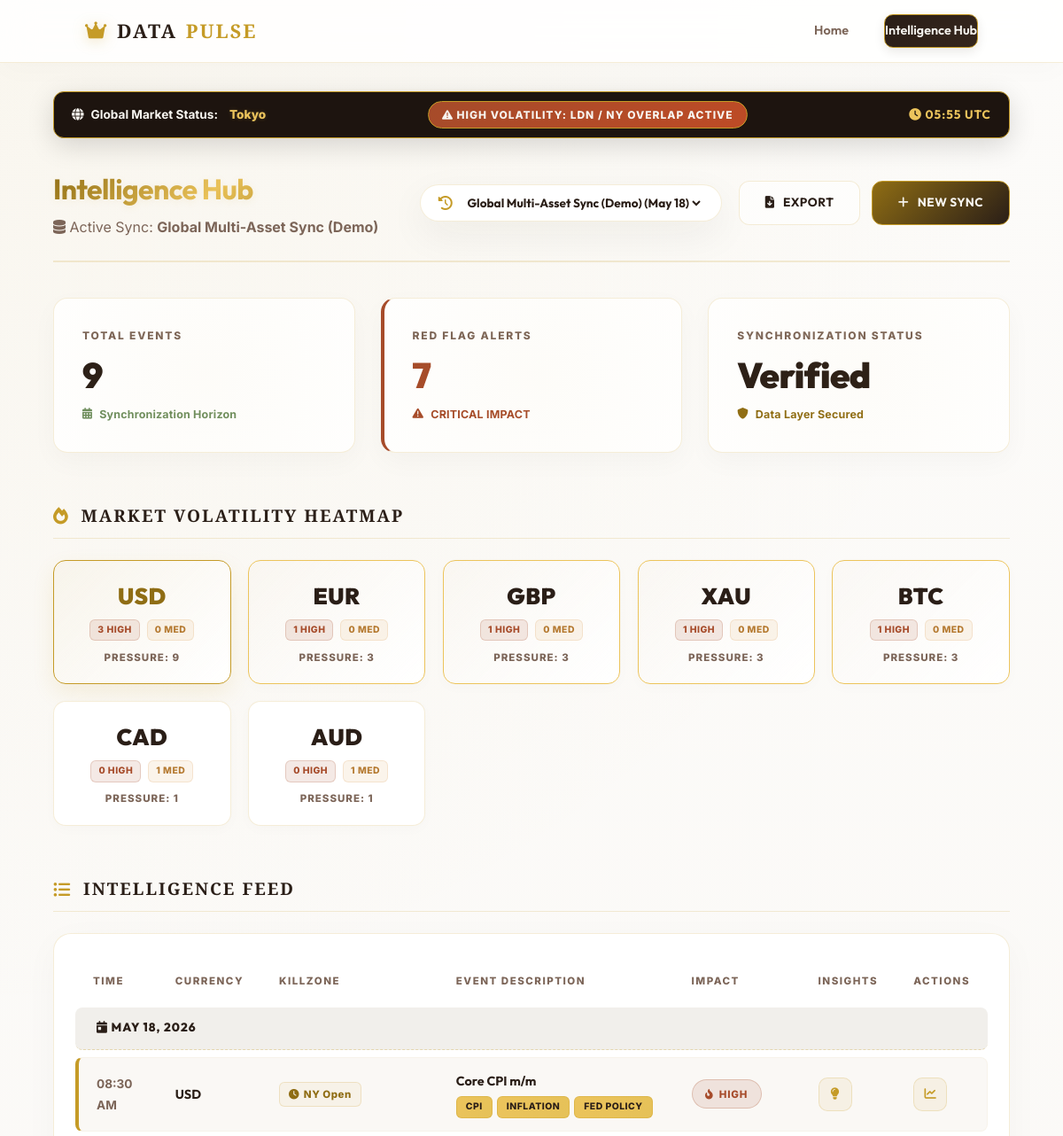
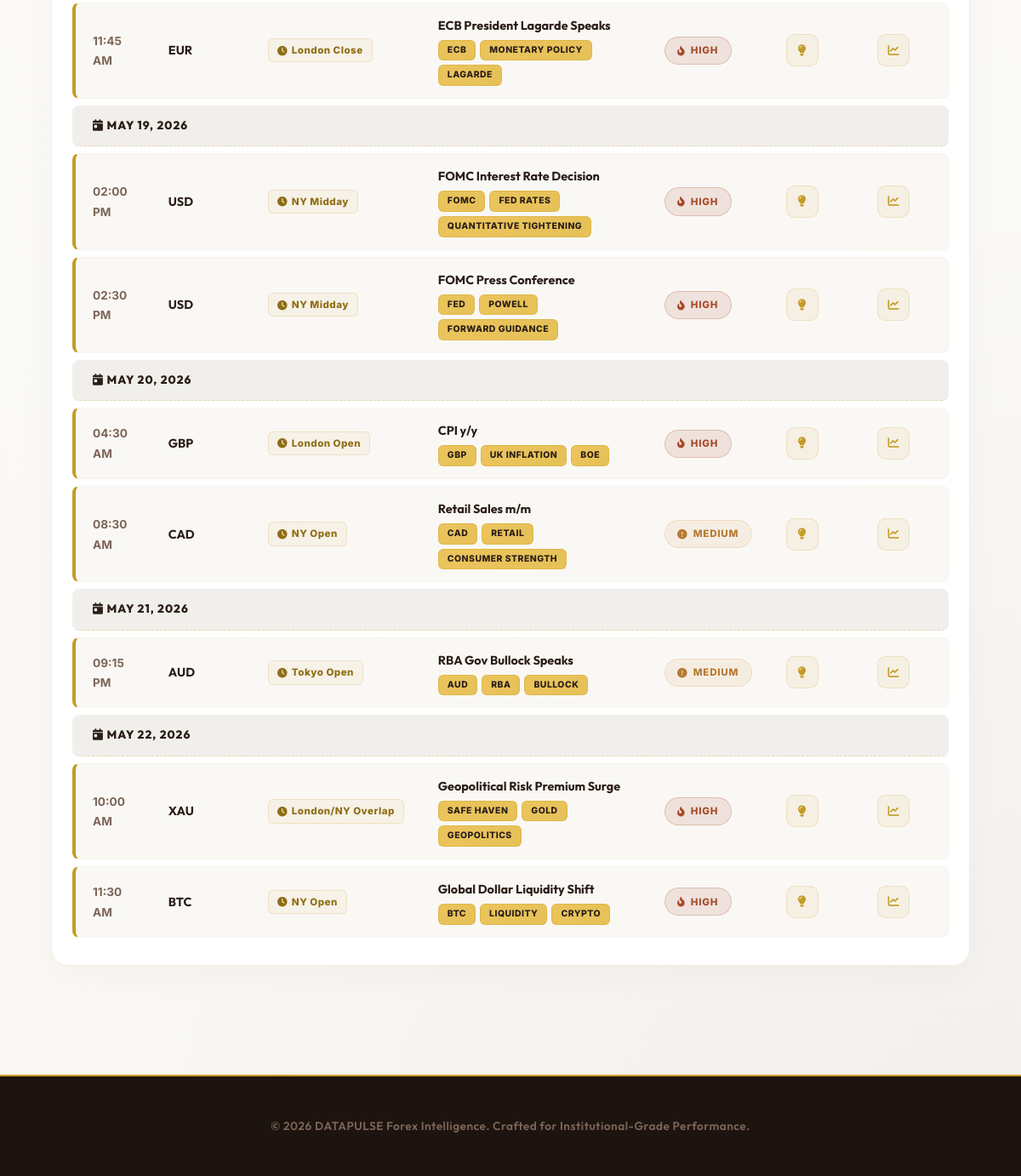
Screenshot of /dashboard?scan_id=1 with the database file from the repository (2 pictures, top to bottom).
### models.py (models this page shows, shortened)
class Scan(db.Model):
    id = db.Column(db.Integer, primary_key=True)
    name = db.Column(db.String(100), nullable=False)
    timestamp = db.Column(db.DateTime, default=datetime.utcnow)
    start_date = db.Column(db.String(20))
    end_date = db.Column(db.String(20))
    asset_type = db.Column(db.String(20))
    events = db.relationship('Event', backref='scan', lazy=True, cascade="all, delete-orphan")

class Event(db.Model):
    id = db.Column(db.Integer, primary_key=True)
    scan_id = db.Column(db.Integer, db.ForeignKey('scan.id'), nullable=False)
    date = db.Column(db.String(20))
    time = db.Column(db.String(20))
    currency = db.Column(db.String(20))
    impact = db.Column(db.String(20))
    event_title = db.Column(db.String(200))
    explanation = db.Column(db.Text)
    killzone = db.Column(db.String(50))
    tags = db.Column(db.String(100))

### app.py (the view)
@app.route('/dashboard')
def dashboard():
    all_scans = Scan.query.order_by(Scan.timestamp.desc()).all()
    scan_id = request.args.get('scan_id', type=int)
    selected_scan = None
    if scan_id:
        selected_scan = db.session.get(Scan, scan_id)
    elif all_scans:
        selected_scan = all_scans[0]
    leads = selected_scan.events if selected_scan else []
    volatility_data = {}
    if leads:
        for event in leads:
            curr = event.currency
            if curr not in volatility_data:
                volatility_data[curr] = {'High': 0, 'Medium': 0, 'Low': 0, 'score': 0}
            impact = event.impact
            volatility_data[curr][impact] += 1
            if impact == 'High': volatility_data[curr]['score'] += 3
            elif impact == 'Medium': volatility_data[curr]['score'] += 1
    sorted_volatility = dict(sorted(volatility_data.items(), key=lambda item: item[1]['score'], reverse=True))
    return render_template('dashboard.html',
                           leads=leads,
                           all_scans=all_scans,
                           volatility=sorted_volatility,
                           current_scan_id=selected_scan.id if selected_scan else None,
                           current_scan_name=selected_scan.name if selected_scan else "No Active Sync")

### templates/dashboard.html (shortened to what this page needs)
{% extends "layout.html" %}
{% block content %}
<div id="killzone-overlay" class="killzone-bar animate-fade-in">
    <div class="kz-status">
        <i class="fas fa-globe"></i> Global Market Status: <span id="kz-active-sessions" class="kz-highlight">Calculating...</span>
    </div>
    <div id="kz-warning" class="kz-warning hidden">
        <i class="fas fa-exclamation-triangle"></i> HIGH VOLATILITY: LDN / NY OVERLAP ACTIVE
    </div>
    <div class="kz-time">
        <i class="fas fa-clock"></i> <span id="kz-utc-time">00:00 UTC</span>
    </div>
</div>
<div class="dashboard-header animate-fade-in" style="animation-delay: 0.1s;">
    <div>
        <h1 class="gradient-text">Intelligence Hub</h1>
        <p style="color: var(--text-dim); margin-top: 5px;">
            <i class="fas fa-database"></i> Active Sync: <strong>{{ current_scan_name or "Latest Intelligence" }}</strong>
        </p>
    </div>
    <div class="action-buttons-wrapper">
        <form action="/dashboard" method="GET" class="sync-selector">
            <i class="fas fa-history"></i>
            <select name="scan_id" onchange="this.form.submit()">
                {% for scan in all_scans %}
                <option value="{{ scan.id }}" {% if scan.id == current_scan_id %}selected{% endif %}>{{ scan.name }} ({{ scan.timestamp.strftime('%b %d') }})</option>
                {% endfor %}
            </select>
        </form>
        <div class="button-group">
            <a href="/download/{{ current_scan_id }}" class="btn btn-glass" title="Download Data">
                <i class="fas fa-file-download"></i> Export
            </a>
            <a href="/" class="btn btn-accent-glow">
                <i class="fas fa-plus"></i> New Sync
            </a>
        </div>
    </div>
</div>
<div class="stats-grid animate-fade-in" style="animation-delay: 0.2s;">
    <div class="stat-card">
        <div class="label">Total Events</div>
        <div class="value">{{ leads|length }}</div>
        <div class="trend up"><i class="fas fa-calendar-alt"></i> Synchronization Horizon</div>
    </div>
    <div class="stat-card" style="border-left: 4px solid var(--danger);">
        <div class="label">Red Flag Alerts</div>
        <div class="value" style="color: var(--danger);">
            {{ leads|selectattr('impact', 'equalto', 'High')|list|length }}
        </div>
        <div class="trend" style="color: var(--danger); font-weight: 700;"><i class="fas fa-exclamation-triangle"></i>
            CRITICAL IMPACT</div>
    </div>
    <div class="stat-card">
        <div class="label">Synchronization Status</div>
        <div class="value">Verified</div>
        <div class="trend"><i class="fas fa-shield-alt"></i> Data Layer Secured</div>
    </div>
</div>
<h3 class="section-title animate-fade-in" style="animation-delay: 0.3s;"><i class="fas fa-fire"></i> Market Volatility Heatmap</h3>
<div class="volatility-grid animate-fade-in" style="animation-delay: 0.4s;">
    {% for curr, data in volatility.items() %}
    <div class="volatility-card {% if data.score > 5 %}heatmap-high{% elif data.score > 2 %}heatmap-med{% endif %}">
        <div class="vol-curr">{{ curr }}</div>
        <div class="vol-stats">
            <span class="vol-tag high">{{ data.High }} High</span>
            <span class="vol-tag med">{{ data.Medium }} Med</span>
        </div>
        <div class="vol-pressure">Pressure: {{ data.score }}</div>
    </div>
    {% endfor %}
</div>
<h3 class="section-title animate-fade-in" style="animation-delay: 0.5s;"><i class="fas fa-list-ul"></i> Intelligence Feed</h3>
<div class="table-container animate-fade-in" style="animation-delay: 0.6s;">
    {% if leads %}
    <table class="modern-table">
        <thead>
            <tr>
                <th>Time</th>
                <th>Currency</th>
                <th>Killzone</th>
                <th>Event Description</th>
                <th>Impact</th>
                <th>Insights</th>
                <th>Actions</th>
            </tr>
        </thead>
        <tbody>
            {% set vars = {'prev_date': ''} %}
            {% for lead in leads %}
            {% if lead.date != vars.prev_date %}
            <tr class="date-breaker">
                <td colspan="7">
                    <i class="fas fa-calendar-day"></i> {{ lead.date }}
                </td>
            </tr>
            {% endif %}
            <tr>
                <td><span class="timestamp">{{ lead.time }}</span></td>
                <td><strong class="entity-name">{{ lead.currency }}</strong></td>
                <td>
                    {% if lead.killzone != 'Outside' %}
                    <span class="killzone-pill">
                        <i class="fas fa-clock"></i> {{ lead.killzone }}
                    </span>
                    {% else %}
                    <span style="color: var(--text-dim); font-size: 0.75rem; font-weight: 700;">--</span>
                    {% endif %}
                </td>
                <td>
                    <span class="entity-name">{{ lead.event_title }}</span>
                    {% if lead.tags %}
                    <div class="tags-container" style="margin-top: 5px; display: flex; gap: 5px; flex-wrap: wrap;">
                        {% for tag in lead.tags.split(',') %}
                        {% if tag %}
                        <span class="sentiment-tag">{{ tag }}</span>
                        {% endif %}
                        {% endfor %}
                    </div>
                    {% endif %}
                </td>
                <td>
                    {% if lead.impact == 'High' %}
                    <span class="badge badge-failed pulse-red">
                        <i class="fas fa-fire-alt"></i> High
                    </span>
                    {% elif lead.impact == 'Medium' %}
                    <span class="badge" style="background: rgba(217, 160, 91, 0.12); color: #b57a31; border: 1px solid rgba(217, 160, 91, 0.25);">
                        <i class="fas fa-exclamation-circle"></i> Medium
                    </span>
                    {% else %}
                    <span class="badge badge-success">
                        <i class="fas fa-info-circle"></i> Low
                    </span>
                    {% endif %}
                </td>
                <td>
                    <div class="insight-wrapper">
                        <button class="btn-icon" onclick="toggleInsight('{{ lead.id }}')">
                            <i class="fas fa-lightbulb"></i>
                        </button>
                    </div>
                </td>
                <td>
                    <button class="btn-icon" title="View Details">
                        <i class="fas fa-chart-line"></i>
                    </button>
                </td>
            </tr>
            {% endfor %}
        </tbody>
    </table>
    {% endif %}
</div>
{% endblock %}

### templates/layout.html (shortened to what this page needs)
<!DOCTYPE html>
<html lang="en">
<head>
    <link rel="stylesheet" href="https://cdnjs.cloudflare.com/ajax/libs/font-awesome/6.0.0/css/all.min.css">
    <link rel="stylesheet" href="{{ url_for('static', filename='style.css') }}">
</head>
<body>
    <nav class="nav-bar">
        <a href="/" class="logo">
            <i class="fas fa-crown"></i> DATA<span class="logo-gold">PULSE</span>
        </a>
        <div class="nav-links">
            <a href="/" class="{% if request.path == '/' %}active{% endif %}">Home</a>
            <a href="/dashboard" class="btn-nav-hud {% if request.path == '/dashboard' %}active{% endif %}">Intelligence Hub</a>
        </div>
    </nav>
    <div class="main-content">
        {% block content %}
        {% endblock %}
    </div>
    <footer class="footer">
        <p>&copy; 2026 DATAPULSE Forex Intelligence. Crafted for Institutional-Grade Performance.</p>
    </footer>
</body>
</html>

### rows the page displays
Scan: name "Global Multi-Asset Sync (Demo)"
Event: currency "USD", High "3", Medium "0", score "9", date "MAY 18, 2026", time "08:30 AM", killzone "NY Open", event_title "Core CPI m/m", tag "CPI" "INFLATION" "FED POLICY", impact "High" (drawn)
Event: currency "EUR", High "1", Medium "0", score "3", time "11:45 AM", killzone "London Close", event_title "ECB President Lagarde Speaks", tag "ECB" "MONETARY POLICY" "LAGARDE", impact "High" (drawn)
Event: currency "GBP", High "1", Medium "0", score "3", date "MAY 20, 2026", time "04:30 AM", killzone "London Open", event_title "CPI y/y", tag "GBP" "UK INFLATION" "BOE", impact "High" (drawn)
Event: currency "XAU", High "1", Medium "0", score "3", date "MAY 22, 2026", time "10:00 AM", killzone "London/NY Overlap", event_title "Geopolitical Risk Premium Surge", tag "SAFE HAVEN" "GOLD" "GEOPOLITICS", impact "High" (drawn)
Event: currency "BTC", High "1", Medium "0", score "3", time "11:30 AM", killzone "NY Open", event_title "Global Dollar Liquidity Shift", tag "BTC" "LIQUIDITY" "CRYPTO", impact "High" (drawn)
Event: currency "CAD", High "0", Medium "1", score "1", time "08:30 AM", killzone "NY Open", event_title "Retail Sales m/m", tag "CAD" "RETAIL" "CONSUMER STRENGTH", impact "Medium" (drawn)
Event: currency "AUD", High "0", Medium "1", score "1", date "MAY 21, 2026", time "09:15 PM", killzone "Tokyo Open", event_title "RBA Gov Bullock Speaks", tag "AUD" "RBA" "BULLOCK", impact "Medium" (drawn)
Event: date "MAY 19, 2026", time "02:00 PM", currency "USD", killzone "NY Midday", event_title "FOMC Interest Rate Decision", tag "FOMC" "FED RATES" "QUANTITATIVE TIGHTENING", impact "High" (drawn)
Event: time "02:30 PM", currency "USD", killzone "NY Midday", event_title "FOMC Press Conference", tag "FED" "POWELL" "FORWARD GUIDANCE", impact "High" (drawn)

### other values shown
{{ leads|length }} "9"
{{ leads|selectattr('impact', 'equalto', 'High')|list|length }} "7"
form field scan_id "Global Multi-Asset Sync (Demo) (May 18)"
